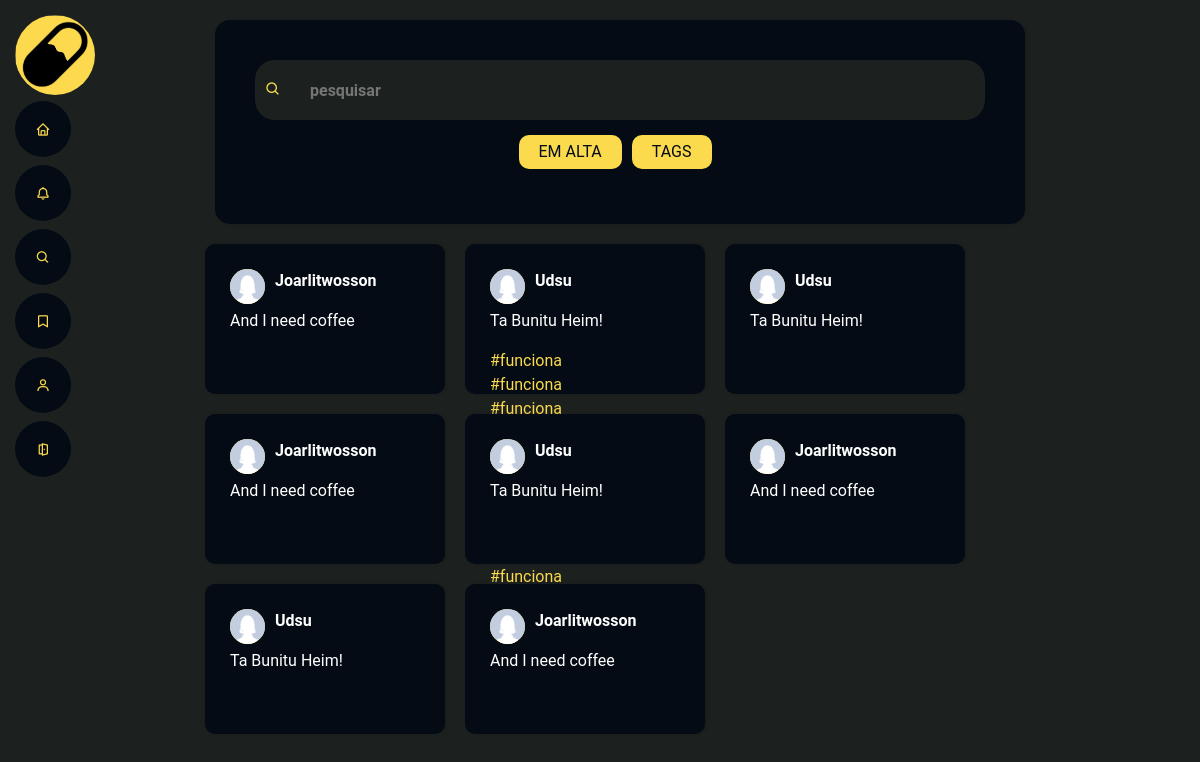
The page /Index.php?route=pesquisa (signed in) on the database its author committed.
### tables this page shows
CREATE TABLE tb_posts (
    pos_id INT AUTO_INCREMENT PRIMARY KEY,
    pos_usu_id INT NOT NULL,
    pos_conteudo TEXT,
    pos_data_postagem TIMESTAMP DEFAULT CURRENT_TIMESTAMP ,
    FOREIGN KEY (pos_usu_id) REFERENCES tb_usuarios(usu_id)
);

CREATE TABLE tb_usuarios (
    usu_id INT AUTO_INCREMENT PRIMARY KEY,
    usu_nome VARCHAR(100) NOT NULL,
    usu_nome_usuario VARCHAR(50) NOT NULL,
    usu_email VARCHAR(100) NOT NULL UNIQUE,
    usu_senha VARCHAR(100) NOT NULL,
    usu_avatar VARCHAR(100) DEFAULT 'avatar.jpg',
    usu_img_fundo VARCHAR(100) DEFAULT 'generico.svg',
    usu_data_cadastro TIMESTAMP DEFAULT CURRENT_TIMESTAMP,
    CONSTRAINT chk_usu_nome_usuario_no_spaces CHECK (usu_nome_usuario NOT LIKE '% %')
);

### Config/Model.php (called while the page is built, shortened)
<?php
require_once (__DIR__."/../Database/SqlCommands.php");
class Model{
    public function __construct(){
        $this->query = new SqlCommands();
    }
}

### Database/SqlCommands.php (called while the page is built, shortened)
<?php
class SqlCommands{
    public function getCommand($function ){
        return $this->listCommandSql[$function];
    }
}

### App/Model/PostModel.php (called while the page is built, shortened)
<?php
require_once (__DIR__."/../../Config/Model.php");
class PostModel extends Model{
    public function getPost($base, $indice = 0){
        $con = $this->conect->conection();
        $query = $this->query->getCommand($base);
        $result = mysqli_query($con, $query[$indice]);
        if (!$result) {
            throw new Exception("Erro na consulta");
        }
        else{
            $rows = array();
            $i = 0;
            while ($row = mysqli_fetch_assoc($result)) {
                $rows[$i] = $row;
                $i++;
            }
            return $rows;
        }
    }
}

### App/Controllers/SearchController.php (called while the page is built, shortened)
<?php
require_once (__DIR__.'/../Model/PostModel.php');
class SearchController extends Controller{
    public function viewPost($filtro = 0, $tagbar = false, $filterTag = false, $id = 0){
        $postModel = new PostModel();
        if(!$filterTag){
            $posts = $postModel->getPost("searchPost", $filtro);
        }
        else{
            $posts = $postModel->getPostById("searchPost", 2, $id);
        }
        include (__DIR__."/../../Public/Pesquisa.php");
    }
}

### Public/Layout/SimplePostStructure.php (the view, shortened to what this page needs)
<?php foreach($posts as $post=>$value): ?>
    <?php $route = $_GET['route']; ?>
    <li class="search post-item">
    <div class="infoUserPost">
        <div class="imgUserPost"><img src="../Storage/perfil/<?= $value['usu_avatar']; ?>" alt=''></div>
        <div class="nameAndHour">
            <strong><?= $value["usu_nome"] ?></strong>
        </div>
    </div>
    <p>
        <?= $value["pos_conteudo"]?>
    </p>
    <?php if($route == "pesquisa"): ?>
        <?php
        $hashs = array();
        if($value["hashtags"] != null){
            $hashs = explode(",",$value["hashtags"]);
            $has_ids = explode(",", $value["has_ids"]);
        }
        ?>
        <form method='post' action='Index.php?route=pesquisa'>
            <?php $indice = 0; ?>
            <?php foreach($hashs as $has): ?>
            <button type='submit' class='nav-link scrollto' name='tag' value='<?= $has_ids[$indice] ?>'><a class="hashtags"><span id="tags"><?= $has ?></span></a></button>
            <?php $indice++; ?>
            <?php endforeach; ?>
        </form>
    <?php elseif($route == "saves"): ?>
        <form action="Index.php?route=<?= $route ?>" method="POST">
            <button type='submit' class='filepost' name='apagar' value='<?= $value['pos_id'];?>'><i class='bi bi-bookmark-fill' alt=''></i></button>
        </form>
    <?php endif; ?>
    </li>
<?php endforeach; ?>

### Resources/Assets/css/style2.css (style rules this page uses)
* { margin: 0; padding: 0; box-sizing: border-box; }
body { position: relative; width: 100%; height: 100%; }
#tags { color:#FCDA4D; text-decoration: none; }
.hashtags { text-decoration: none; }
strong { font-size: 16px; }
.search { margin: 0 10px 0 10px; }
body { background-color: #1C2120; color:white; font-family: 'Roboto', sans-serif; -webkit-font-smoothing: antialiased !important; }
.imgUserPost img { width: 35px; height: 35px; border-radius: 50%; }
ul#listaRecomendacoes li.search { height: 150px; padding: 25px; margin-bottom: 20px; background-color: #040b14; border-radius: 10px; box-shadow: 1px 0 3px rgba(0,0,0,0.2); width: 240px; list-style: none; align-items: center; justify-content: center; }
ul#listaRecomendacoes li.search div.infoUserPost { display: flex; margin-right: 10px; }
ul#listaRecomendacoes li.search div.infoUserPost div.imgUserPost { width: 35px; height: 35px; border-radius: 50%; background-color: #FCDA4D; margin-right: 10px; }
button { border: none; background-color: transparent; outline: none; }

### rows shown on the page
tb_posts: pos_usu.usu_avatar (placeholder picture), pos_usu.usu_nome "Joarlitwosson", pos_conteudo "And I need coffee"
tb_posts: pos_usu.usu_avatar (placeholder picture), pos_usu.usu_nome "Udsu", pos_conteudo "Ta Bunitu Heim!", $has_ids[$indice] 1 (drawn), has "#funciona"
tb_posts: pos_usu.usu_avatar (placeholder picture), pos_usu.usu_nome "Udsu", pos_conteudo "Ta Bunitu Heim!"
tb_posts: pos_usu.usu_avatar (placeholder picture), pos_usu.usu_nome "Joarlitwosson", pos_conteudo "And I need coffee"
tb_posts: pos_usu.usu_avatar (placeholder picture), pos_usu.usu_nome "Udsu", pos_conteudo "Ta Bunitu Heim!"
tb_posts: pos_usu.usu_avatar (placeholder picture), pos_usu.usu_nome "Joarlitwosson", pos_conteudo "And I need coffee"
tb_posts: pos_usu.usu_avatar (placeholder picture), pos_usu.usu_nome "Udsu", pos_conteudo "Ta Bunitu Heim!"
tb_posts: pos_usu.usu_avatar (placeholder picture), pos_usu.usu_nome "Joarlitwosson", pos_conteudo "And I need coffee"
